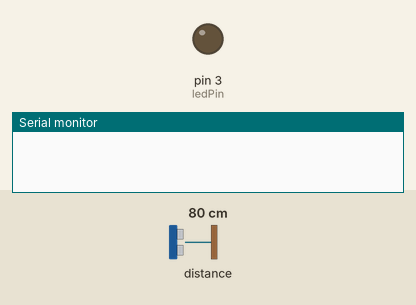
Bench run of a sketch on a simulated Arduino Uno, built with avr-gcc and run on an emulated ATmega328P. On the bench: output pins drawn as LEDs (lit = HIGH), the last lines printed to the serial monitor. The test bench sets the inputs (shaded band); at power-on: distance to the obstacle 80 cm.

Above: at 1.2 s.
1.3 s: distance to the obstacle set to 2 cm
At 2.5 s:
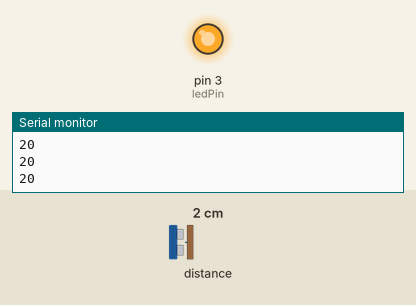
2.8 s: distance to the obstacle set to 35 cm
At 3.8 s:
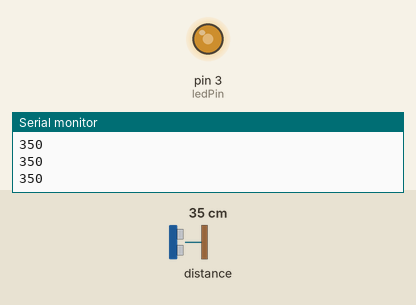
4.3 s: distance to the obstacle set to 60 cm
At 5.1 s:
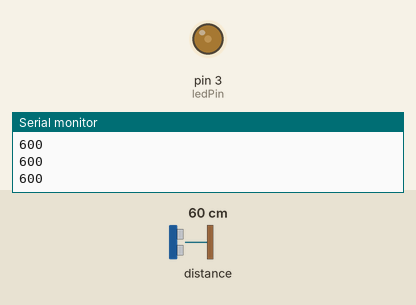
Timing chart, 0 to 7.3 s (numbered marks = the images above; inputs shaded):
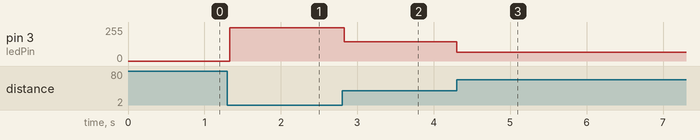

The sketch:

tof_led_example.ino
```cpp
#include <Adafruit_VL53L0X.h>
#include <Wire.h>

const int ledPin = 3;

// make an instance from the library:
Adafruit_VL53L0X sensor = Adafruit_VL53L0X();
const int maxDistance  = 800;

void setup() {
  Serial.begin(9600);
  pinMode(ledPin, OUTPUT);
  sensor.begin();

  //configure the sensor
  /* config can be:
    VL53L0X_SENSE_DEFAULT: about 500mm range
    VL53L0X_SENSE_LONG_RANGE: about 2000mm range
    VL53L0X_SENSE_HIGH_SPEED: about 500mm range
    VL53L0X_SENSE_HIGH_ACCURACY: about 400mm range, 1mm accuracy
  */
  sensor.configSensor(Adafruit_VL53L0X::VL53L0X_SENSE_LONG_RANGE);
  // set sensor to range continuously:
  sensor.startRangeContinuous();
}

void loop() {
  // if the reading is done:
  if (sensor.isRangeComplete()) {
    // read the result:
    int result = sensor.readRangeResult();
    int brightness = map(result, 0, maxDistance, 255, 0);

    // if it's with the max distance:
    if (result > 0 && result < maxDistance) {
      // print the result (distance in mm):
      Serial.println(result);
      analogWrite(ledPin, brightness);
      } else {
        analogWrite(ledPin, 0);
      }
  }
}
```

Measured:
- after the input at 1.3 s, pin 3 (ledPin): 0/255 → 249/255 at once
- after the input at 2.8 s, pin 3 (ledPin): 249/255 → 144/255 at once
- after the input at 4.3 s, pin 3 (ledPin): 144/255 → 64/255 at once
